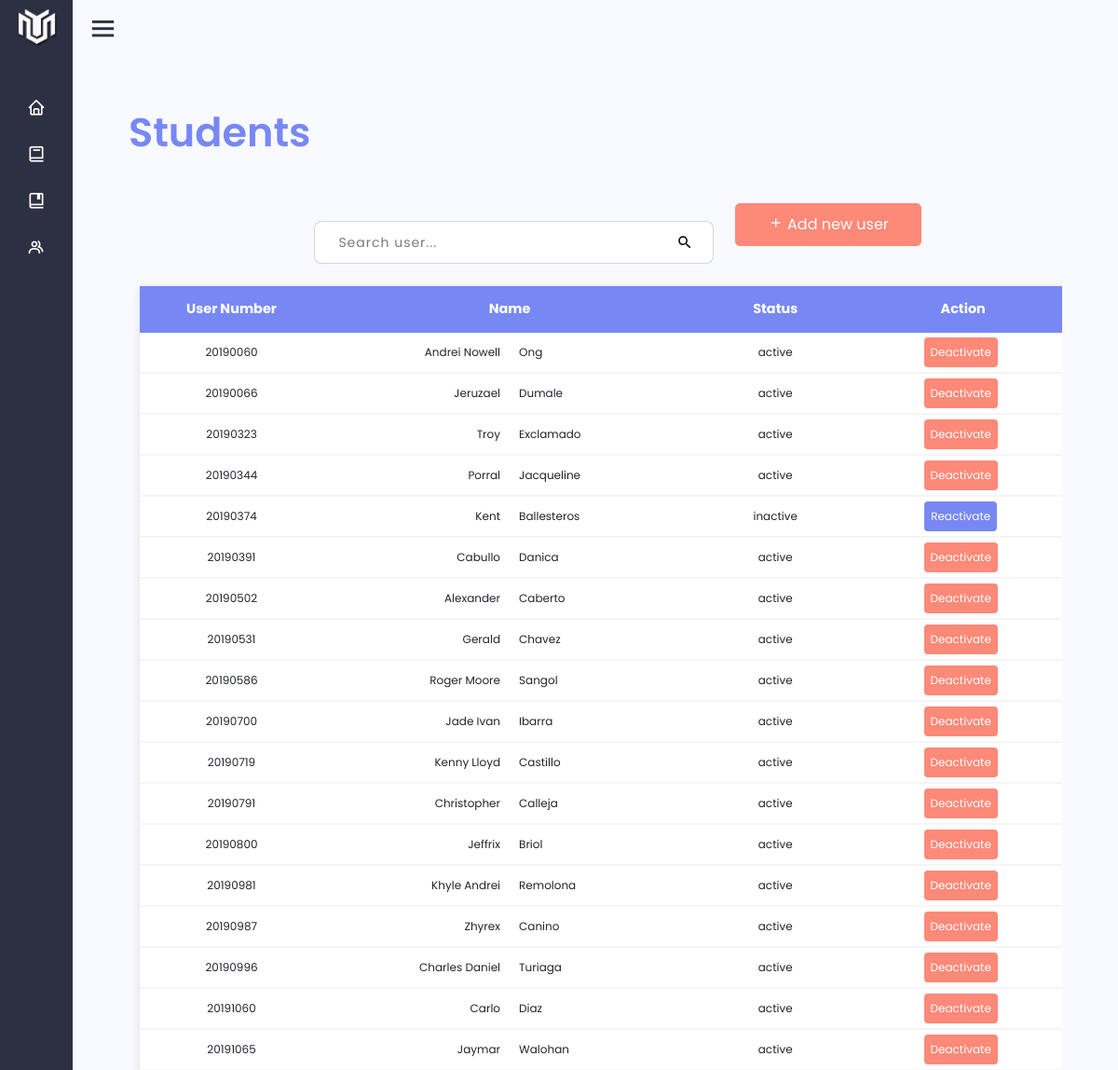
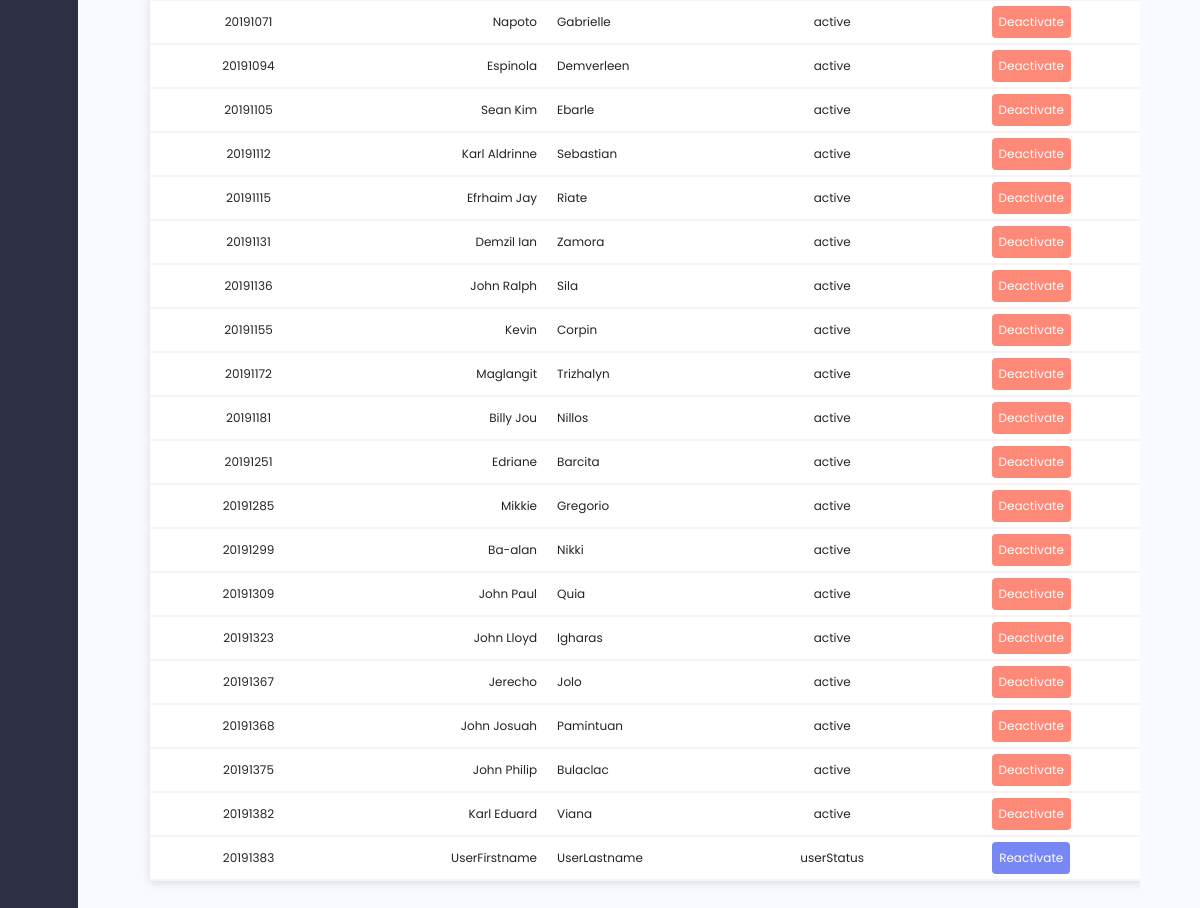
The page /teamsAdmin/student.php on the database its author committed (2 pictures, top to bottom).
### tables this page shows
CREATE TABLE `teamsuser` (
  `userId` int(11) NOT NULL,
  `userFirstname` varchar(255) NOT NULL,
  `userLastname` varchar(255) NOT NULL,
  `userImage` varchar(255) DEFAULT 'avatar_0.png',
  `userNumber` int(11) NOT NULL,
  `userEmail` varchar(255) NOT NULL,
  `userPassword` varchar(255) NOT NULL,
  `userCode` int(11) DEFAULT 0,
  `userStatus` varchar(255) DEFAULT 'active',
  `userAccount` varchar(255) DEFAULT 'notverified',
  `userStamp` datetime DEFAULT current_timestamp()
);

### teamsAdmin/student.php (the view, shortened to what this page needs)
<?php
require_once "../teamsDataCenter/connection.php";
 ?>
<!DOCTYPE html>
<html>
    <head>
        <link href='https://unpkg.com/boxicons@2.0.7/css/boxicons.min.css' rel='stylesheet'>
        <link rel="stylesheet" type="text/css" href="../teamsDesign/bootstrap.css"/>
        <link rel="stylesheet" type="text/css" href="../teamsDesign/st.css"/>
    </head>
    <body>
        <?php include "menu.php"; ?>
        <section class="home-section" style="background-color: #F8FAFF;">
            <div class="text" style="font-size:43px; font-weight:600; line-height:64px; font-family:'Poppins'; color:#7788F4;">Students</div>
            <div class="container-fluid row searchbox" style="padding-left:20%;padding-right:20%;">
                <div class="search__container col-md-9">
                    <input class="search__input" id="myInput" type="text" onkeyup="searchbar__Function()" placeholder="Search user..."
                    style="box-shadow: rgba(0, 0, 0, 0.02) 0px 1px 3px 0px, rgba(27, 31, 35, 0.15) 0px 0px 0px 1px;">
                </div>
                <div class="credits__container col-md-3" style="text-align: center; ">
                    <button type="button" class="btn add-new" data-bs-toggle="modal" data-bs-target="#addUser" style=""><i class='bx bx-plus'></i> Add new user</button>
                </div>
            </div>
            <div class="container-fluid"
            style="overflow-x: scroll; ">
                <table style="width:100%; border-collapse:collapse; margin:25px 0; font-size:0.9em; border-radius:5px 5px 0 0;min-width: 1000px; box-shadow: rgba(99, 99, 99, 0.2) 0px 2px 8px 0px;">
                    <thead style="background-color: #7788F4; color: #FFF; text-align: center; height: 50px; vertical-align: middle;">
                        <th>User Number</th>
                        <th colspan="2">Name</th>
                        <th>Status</th>
                        <th>Action</th>
                    </thead>
                    <tbody  id="myTable">
                        <?php
                            if (isset($_GET['page_no']) && $_GET['page_no']!=""){
                                $page_no = $_GET['page_no'];
                            }
                            else{
                                $page_no = 1;
                            }
                            $total_records_per_page = 300;
                            $offset = ($page_no-1) * $total_records_per_page;
                            $dataQuery = "SELECT * FROM teamsuser
                            ORDER BY userId ASC LIMIT $offset, $total_records_per_page";
                            $data = mysqli_query($connect, $dataQuery);
                            for($i = 0; $row = mysqli_fetch_array($data); $i++){
                        ?>
                        <tr style="border-bottom:2px solid whitesmoke;">
                            <td id="studNum"><?php echo $row['userId']; ?></td>
                            <td style="text-align:right; width:200px "><?php echo ucwords($row['userFirstname']); ?></td>
							<td style="text-align:left; width:200px"><?php echo ucwords($row['userLastname']); ?></td>
                            <td><?php echo $row['userStatus']; ?></td>
                            <td>
                                <a href="student.php?studId=<?=$row['userId']?>" style="margin-right: 5px; padding: 5px; width: 30px; color: white; text-decoration:none;" class="studbtn">
                                        <?php if ($row['userStatus']=='active') {
                                            echo "<button class='active'>Deactivate</button>";
                                        } else {
                                            echo "<button class='reactive'>Reactivate</button>";
                                        }
                                         ?>
                                </a>
                            </td>
                        </tr>
                        <?php } ?>
                    </tbody>
                </table>
            </div>
        </section>
    </body>
</html>

### teamsAdmin/menu.php (shortened to what this page needs)
<!DOCTYPE html>
<html lang="en" dir="ltr">
  <head>
    <link href='https://unpkg.com/boxicons@2.0.7/css/boxicons.min.css' rel='stylesheet'>
   </head>
<body style="background-color: background-color: #F8FAFF;">
  <div class="sidebar close">
    <div class="logo-details">
      <img src="../teamsResources/teamsLogo_3.png" class="img-fluid" style="height: 40px; margin-left: 20px;">
    </div>
    <ul class="nav-links">
      <li>
        <a href="dashboard.php">
          <i class='bx bx-home' ></i>
        </a>
      </li>
      <li>
        <a href="books.php">
          <i class='bx bx-book' ></i>
        </a>
      </li>
      <li>
        <div class="iocn-link">
          <a href="#">
            <i class='bx bx-book-bookmark' ></i>
          </a>
        </div>
      </li>
      <li>
        <div class="iocn-link" style="margin-right: -15px;">
          <a href="#">
            <i class='bx bx-group' ></i>
          </a>
        </div>
      </li>
</ul>
  </div>
  <section class="home_section">
    <div class="home_content">
      <i class='bx bx-menu' ></i>
    </div>
  </section>
</body>
</html>

### teamsDesign/st.css (style rules this page uses)
* { margin: 0; padding: 0; box-sizing: border-box; font-family: "Roboto" , sans-serif; }
section.home-section { padding: 5%; position: relative; background-color: #F8FAFF; min-height: 100vh; top: 0; left: 78px; width: calc(100% - 78px); transition: all 0.5s ease; z-index: 2; }
div.search__container { padding-top: 5%; }
div.search__container { padding-top: 64px; }
input.search__input { width: 100%; padding: 12px 24px; font-size: 14px; line-height: 18px; color: #575756; background-color: #fff; background-repeat: no-repeat; background-size: 18px 18px; background-position: 95% center; border-radius: 7px; border: 1px solid #fff; }
input.search__input::placeholder { color: rgba(87, 87, 86, 0.8); letter-spacing: 1px; }
div.credits__container { padding-top: 5%; margin-top: 24px; }
td { padding: 5px 10px; text-align: center; font-size: 9pt; height: 30px; background-color: #fff; }

### teamsAdmin/student.php (style rules this page uses)
.add-new { border: 1px solid #FD8978; padding: 10px; width: 200px; background-color: #FD8978; color: #FFF; border-radius: 5px; margin-top: -10px; }
.active { background-color: #FD8978; border-color:transparent; padding:5px; border-radius:4px; color:#fff; }
.reactive { background-color: #7788F4; border-color:transparent; padding:5px; border-radius:4px; color:#fff; }

### teamsAdmin/menu.php (style rules this page uses)
* { margin: 0; padding: 0; box-sizing: border-box; font-family: 'Poppins', sans-serif; }
.sidebar { position: fixed; top: 0; left: 0; height: 100%; width: 260px; background: #2D2F42; z-index: 100; transition: all 0.5s ease; margin-right: 50px; }
.sidebar.close { width: 78px; }
.sidebar .logo-details { height: 60px; width: 100%; display: flex; align-items: center; }
.sidebar .nav-links { height: 100%; padding: 30px 0 150px 0; overflow: auto; }
.sidebar.close .nav-links { overflow: visible; }
.sidebar .nav-links li { position: relative; list-style: none; transition: all 0.4s ease; }
.sidebar .nav-links li .iocn-link { display: flex; align-items: center; justify-content: space-between; }
.sidebar.close .nav-links li .iocn-link { display: block }
.sidebar .nav-links li i { height: 50px; min-width: 78px; text-align: center; line-height: 50px; color: #fff; font-size: 20px; cursor: pointer; transition: all 0.3s ease; }
.sidebar .nav-links li a { display: flex; align-items: center; text-decoration: none; }
.home_section { position: relative; background: #F8FAFF; height: 50px; left: 260px; width: calc(100% - 260px); transition: all 0.5s ease; }
.sidebar.close ~ .home_section { left: 78px; width: calc(100% - 78px); }
.home_section .home_content { height: 60px; display: flex; align-items: center; }
.home_section .home_content .bx-menu, .home_section .home_content .text { color: #2D2F42; font-size: 35px; }
.home_section .home_content .bx-menu { margin: 0 15px; cursor: pointer; background-color: transparent; }

### rows shown on the page
teamsuser: userId "20190060", userFirstname "Andrei Nowell", userLastname "Ong", userStatus "active", shows "Deactivate"
teamsuser: userId "20190066", userFirstname "Jeruzael", userLastname "Dumale", userStatus "active", shows "Deactivate"
teamsuser: userId "20190323", userFirstname "Troy", userLastname "Exclamado", userStatus "active", shows "Deactivate"
teamsuser: userId "20190344", userFirstname "Porral", userLastname "Jacqueline", userStatus "active", shows "Deactivate"
teamsuser: userId "20190374", userFirstname "Kent", userLastname "Ballesteros", userStatus "inactive", shows "Reactivate"
teamsuser: userId "20190391", userFirstname "Cabullo", userLastname "Danica", userStatus "active", shows "Deactivate"
teamsuser: userId "20190502", userFirstname "Alexander", userLastname "Caberto", userStatus "active", shows "Deactivate"
teamsuser: userId "20190531", userFirstname "Gerald", userLastname "Chavez", userStatus "active", shows "Deactivate"
teamsuser: userId "20190586", userFirstname "Roger Moore", userLastname "Sangol", userStatus "active", shows "Deactivate"
teamsuser: userId "20190700", userFirstname "Jade Ivan", userLastname "Ibarra", userStatus "active", shows "Deactivate"
teamsuser: userId "20190719", userFirstname "Kenny Lloyd", userLastname "Castillo", userStatus "active", shows "Deactivate"
teamsuser: userId "20190791", userFirstname "Christopher", userLastname "Calleja", userStatus "active", shows "Deactivate"
teamsuser: userId "20190800", userFirstname "Jeffrix", userLastname "Briol", userStatus "active", shows "Deactivate"
teamsuser: userId "20190981", userFirstname "Khyle Andrei", userLastname "Remolona", userStatus "active", shows "Deactivate"
teamsuser: userId "20190987", userFirstname "Zhyrex", userLastname "Canino", userStatus "active", shows "Deactivate"
teamsuser: userId "20190996", userFirstname "Charles Daniel", userLastname "Turiaga", userStatus "active", shows "Deactivate"
teamsuser: userId "20191060", userFirstname "Carlo", userLastname "Diaz", userStatus "active", shows "Deactivate"
teamsuser: userId "20191065", userFirstname "Jaymar", userLastname "Walohan", userStatus "active", shows "Deactivate"
teamsuser: userId "20191071", userFirstname "Napoto", userLastname "Gabrielle", userStatus "active", shows "Deactivate"
teamsuser: userId "20191094", userFirstname "Espinola", userLastname "Demverleen", userStatus "active", shows "Deactivate"
teamsuser: userId "20191105", userFirstname "Sean Kim", userLastname "Ebarle", userStatus "active", shows "Deactivate"
teamsuser: userId "20191112", userFirstname "Karl Aldrinne", userLastname "Sebastian", userStatus "active", shows "Deactivate"
teamsuser: userId "20191115", userFirstname "Efrhaim Jay", userLastname "Riate", userStatus "active", shows "Deactivate"
teamsuser: userId "20191131", userFirstname "Demzil Ian", userLastname "Zamora", userStatus "active", shows "Deactivate"
teamsuser: userId "20191136", userFirstname "John Ralph", userLastname "Sila", userStatus "active", shows "Deactivate"
teamsuser: userId "20191155", userFirstname "Kevin", userLastname "Corpin", userStatus "active", shows "Deactivate"
teamsuser: userId "20191172", userFirstname "Maglangit", userLastname "Trizhalyn", userStatus "active", shows "Deactivate"
teamsuser: userId "20191181", userFirstname "Billy Jou", userLastname "Nillos", userStatus "active", shows "Deactivate"
teamsuser: userId "20191251", userFirstname "Edriane", userLastname "Barcita", userStatus "active", shows "Deactivate"
teamsuser: userId "20191285", userFirstname "Mikkie", userLastname "Gregorio", userStatus "active", shows "Deactivate"
teamsuser: userId "20191299", userFirstname "Ba-alan", userLastname "Nikki", userStatus "active", shows "Deactivate"
teamsuser: userId "20191309", userFirstname "John Paul", userLastname "Quia", userStatus "active", shows "Deactivate"
teamsuser: userId "20191323", userFirstname "John Lloyd", userLastname "Igharas", userStatus "active", shows "Deactivate"
teamsuser: userId "20191367", userFirstname "Jerecho", userLastname "Jolo", userStatus "active", shows "Deactivate"
teamsuser: userId "20191368", userFirstname "John Josuah", userLastname "Pamintuan", userStatus "active", shows "Deactivate"
teamsuser: userId "20191375", userFirstname "John Philip", userLastname "Bulaclac", userStatus "active", shows "Deactivate"
teamsuser: userId "20191382", userFirstname "Karl Eduard", userLastname "Viana", userStatus "active", shows "Deactivate"
teamsuser: userId "20191383", userFirstname "UserFirstname", userLastname "UserLastname", userStatus "userStatus", shows "Reactivate"
